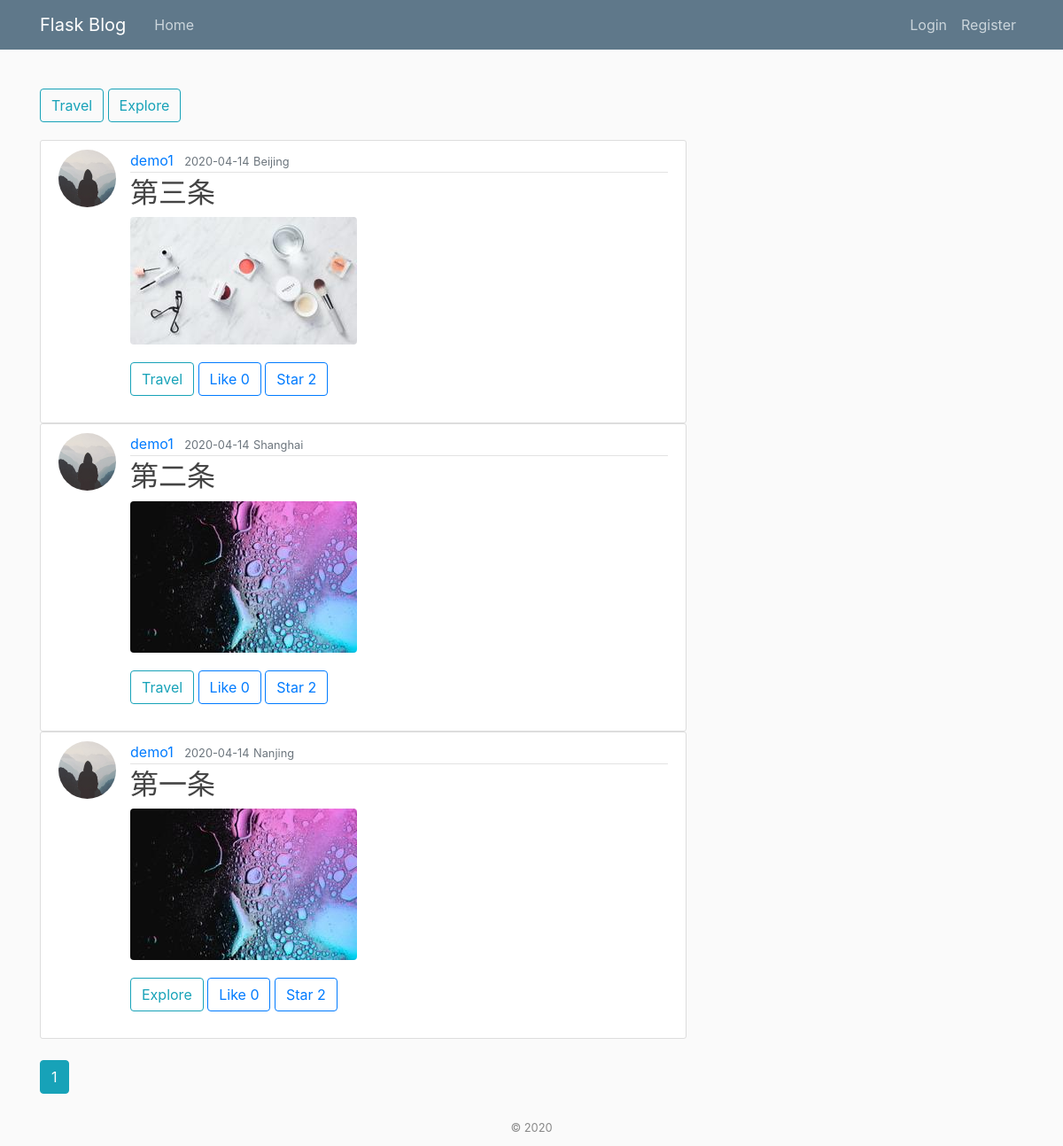
Page /home on the earlier database version.
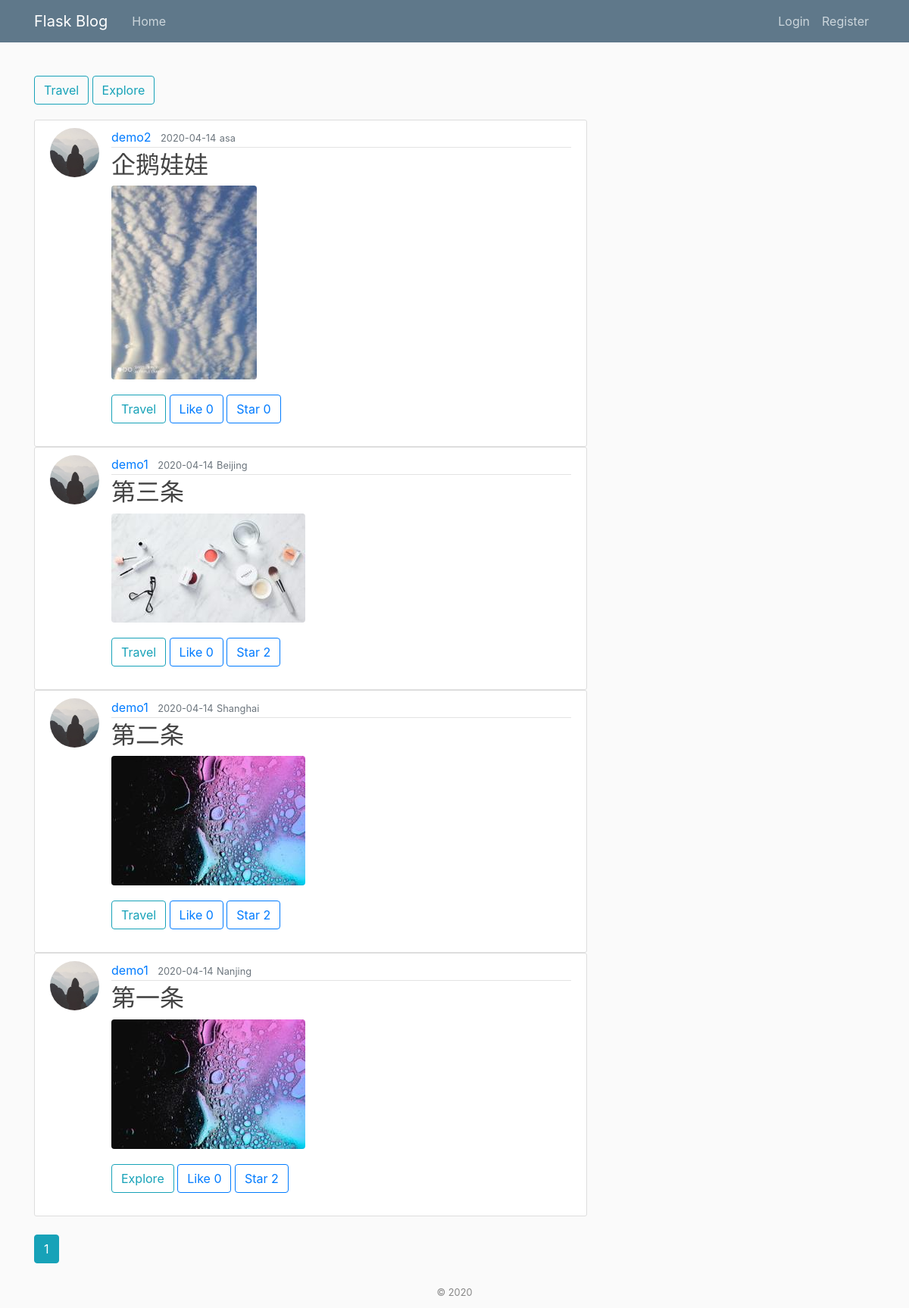
Same page on the later database version.
### flaskblog/models.py (models this page shows, shortened)
class Post(db.Model):
    id = db.Column(db.Integer, primary_key=True)
    title = db.Column(db.String(100), nullable=False)
    position = db.Column(db.String(100), nullable=False)
    date_posted = db.Column(db.DateTime, nullable=False, default=datetime.utcnow)
    content = db.Column(db.Text, nullable=False)
    image_file = db.Column(db.String(20), nullable=False, default='default.jpg')
    user_id = db.Column(db.Integer, db.ForeignKey('user.id'), nullable=False)
    comments = db.relation('Comment', backref='posted', lazy=True)
    like_count = db.Column(db.Integer, nullable=False, default=0)
    star_count = db.Column(db.Integer, nullable=False, default=0)
    post_type = db.Column(db.Integer, nullable=False)

class User(db.Model, UserMixin):
    id = db.Column(db.Integer, primary_key=True)
    username = db.Column(db.String(20), unique=True, nullable=False)
    email = db.Column(db.String(120), unique=True, nullable=False)
    image_file = db.Column(db.String(20), nullable=False, default='default.jpg')
    password = db.Column(db.String(60), nullable=False)
    posts = db.relationship('Post', backref='author', lazy=True)
    comments = db.relation('Comment', backref='author', lazy=True)
    star_posts = db.relationship('Post', secondary=user_star_post, backref='star_posts', lazy=True)
    like_posts = db.relationship('Post', secondary=user_like_post, backref='like_posts', lazy=True)

### flaskblog/main/routes.py (the view)
@main.route("/home")
def home():
    page = request.args.get('page', 1, type=int)
    posts = Post.query.order_by(Post.date_posted.desc()).paginate(page=page, per_page=5)
    return render_template('home.html', posts=posts)

### flaskblog/templates/home.html
{% extends "layout.html" %}
{% block content %}
    <div class="post-button-section">
    <a class="btn btn-outline-info" href="{{ url_for('main.travel') }}">Travel</a>
    <a class="btn btn-outline-info" href="{{ url_for('main.explore') }}">Explore</a>
    </div>
    {% for post in posts.items %}
        <article class="media content-section">
          <img class="rounded-circle article-img" src="{{ url_for('static', filename='profile_pics/' + post.author.image_file) }}">
          <div class="media-body">
            <div class="article-metadata">
              <a class="mr-2" href="{{ url_for('users.user_posts', username=post.author.username) }}">{{ post.author.username }}</a>
              <small class="text-muted">{{ post.date_posted.strftime('%Y-%m-%d') }}</small>
              <small class="text-muted">{{ post.position }}</small>
            </div>
            <h2><a class="article-title" href="{{ url_for('posts.post', post_id=post.id) }}">{{ post.title }}</a></h2>
            <img src="{{ url_for('static', filename='post_pics/' + post.image_file) }}" class="rounded" />
              <div class="post-button-section">
                {% if post.post_type %}
                    <button class="btn btn-outline-info">Explore</button>
                {% else %}
                    <button class="btn btn-outline-info">Travel</button>
                {% endif %}
                <button class="btn btn-outline-primary">
                    Like
                    <span id="like-button">
                        {{ post.like_count }}
                    </span>
                </button>
                <button class="btn btn-outline-primary">
                    Star
                    <span id="star-button">
                        {{ post.star_count }}
                    </span>
                </button>
            </div>
          </div>
        </article>
    {% endfor %}
    <br>
    {% for page_num in posts.iter_pages(left_edge=1, right_edge=1, left_current=1, right_current=2) %}
      {% if page_num %}
        {% if posts.page == page_num %}
          <a class="btn btn-info" href="{{ url_for('main.home', page=page_num) }}">{{ page_num }}</a>
        {% else %}
          <a class="btn btn-outline-info" href="{{ url_for('main.home', page=page_num) }}">{{ page_num }}</a>
        {% endif %}
      {% else %}
        ...
      {% endif %}
    {% endfor %}
{% endblock content %}

Differences in the rows shown:
added Post: image_file (placeholder picture), author.username "demo2", date_posted "2020-04-14", position "asa", title "企鹅娃娃", image_file (picture), post_type "Travel", like_count "0", star_count "0"
